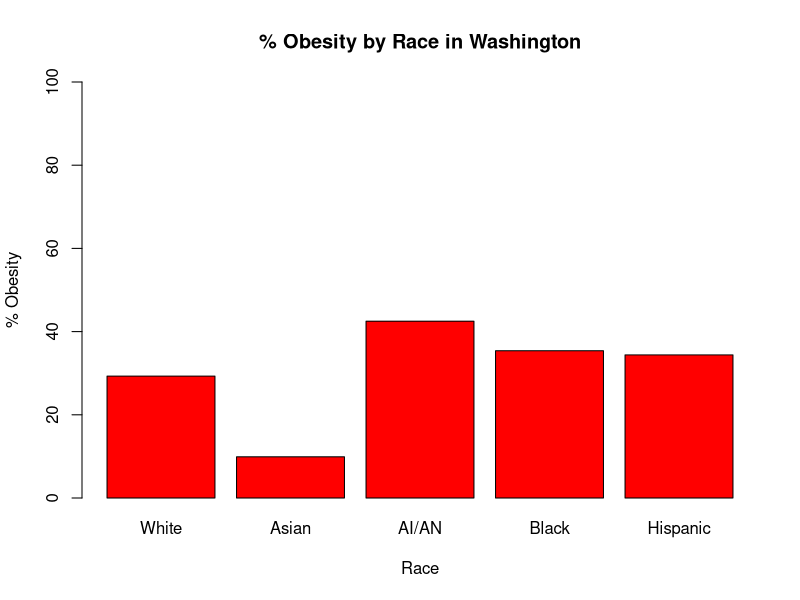

Write R code to recreate this figure.
library(tidyverse)

race_washington <- c(29.3, 9.9, 42.5, 35.4, 34.4)
chart_one <- barplot(race_washington,
        main = "% Obesity by Race in Washington",
        xlab = "Race",
        ylab = "% Obesity",
        names.arg = c("White", "Asian", "AI/AN", "Black", "Hispanic"),
        col = "red",
        ylim=c(0,100),
        horiz = FALSE)


